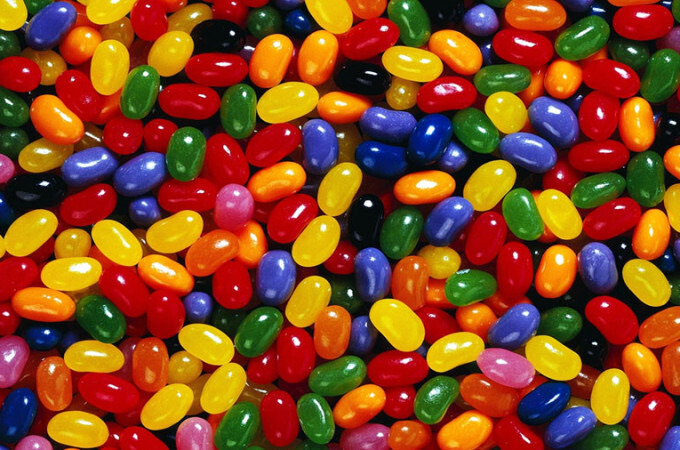
#> input picture slss-programming-2023-2024/Second Half/Picture/bean/beans.png, 680 x 450 px
$ python bean.py
#> lines starting #> are read from the running program, lines starting #| are printed output that depends on the picture
from PIL import Image
import os

def iswhite(a):
    r,g,b = a
    if r>200 and g>200 and b>200:
        return True
    else:
        return False

def islight(a):
    r,g,b=a
    if r>50 and g>50 and b>50 and r+g>=b and r+b>=g and b+g>=r:
        return True
    else:
        return False


def color(p):
    x,y,z=p
    A=150
   # (150,0,0)
    B=A/3
    c=[]
    mean= (x+y+z)/3
    if(x>y and x>z):
        x=x-mean/2
    elif (y>x and y>z):
        y=y-mean/2
    else:
        z=z-mean/2

    c.append(abs(x-A)+y+z)
    c.append(x+abs(y-A)+z)
    c.append(x+y+abs(z-A))

    c.append(abs(x-B)+abs(y-B)+z)
    c.append(abs(x-B)+y+abs(z-B))

    c.append(x+y+z)

    min=1000
    minind=-1

    for i in range(6):
        if c[i]<min:
            min=c[i]
            minind=i

    return minind


current_directory = os.path.dirname(__file__)

beans_name = "beans.png"

beans_path = os.path.join(current_directory,beans_name)

output_name="output.png"

output_path = os.path.join(current_directory, output_name)

beans=Image.open(beans_path)
#> beans is the input picture: PIL image 680x450 RGB; mean R, G, B 133.5, 70.9, 32

output=Image.open(beans_path)

width, height = beans.size
#> width = 680; height = 450

pixels = list(beans.getdata())
#> pixels = 306000 items

sum=[0,0,0,0,0,0,0,0]

count=0
for w in range(width):
    for h in range(height):
        if(iswhite(pixels[h*width+w])):
            # print(w,h)
            # print(pixels[h*width+w])
            queue=[]
            queue.append((w,h))
            c=0
            cx=-1
            cy=-1
            while len(queue)>0:
                c=c+1
                x,y=queue.pop(0)
                output.putpixel( (x,y), (0,0,0))

                if(0<=y+1<height and 0<=x<width):
                    if(islight(pixels[(y+1)*width+x])):
                        pixels[(y+1)*width+x]=(0,0,0)
                        queue.append((x,y+1))
                    elif(pixels[(y+1)*width+x]!=(0,0,0)):
                        if(cx==-1):
                            cx=x
                            cy=y+1

                if(0<=y-1<height and 0<=x<width):
                    if(islight(pixels[(y-1)*width+x])):
                        pixels[(y-1)*width+x]=(0,0,0)
                        queue.append((x,y-1))
                    elif(pixels[(y-1)*width+x]!=(0,0,0)):
                        if(cx==-1):
                            cx=x
                            cy=y-1

                if(0<=y<height and 0<=x+1<width):
                    if(islight(pixels[y*width+x+1])):
                        pixels[y*width+x+1]=(0,0,0)
                        queue.append((x+1,y))
                    elif(pixels[(y)*width+x+1]!=(0,0,0)):
                        if(cx==-1):
                            cx=x+1
                            cy=y

                if(0<=y<height and 0<=x-1<width):
                    if(islight(pixels[y*width+x-1])):
                        pixels[y*width+x-1]=(0,0,0)
                        queue.append((x-1,y))
                    elif(pixels[(y)*width+x-1]!=(0,0,0)):
                        if(cx==-1):
                            cx=x-1
                            cy=y

            if(c>=30):
                count=count+1
                k=color(pixels[cy*width+cx])
                sum[k]=sum[k]+1
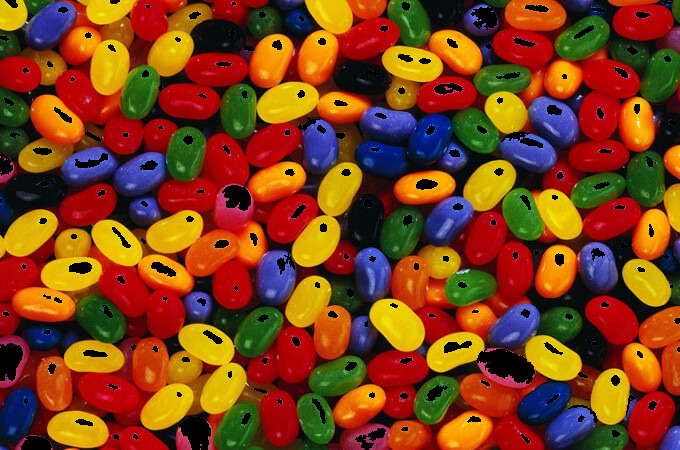
#> output: PIL image 680x450 RGB; mean R, G, B 124.5, 63.3, 24.3


output.save(output_path, "PNG")

print("The number of beans is ",count)
#| The number of beans is  134


print("The number of red beans is ",sum[0])
#| The number of red beans is  44
print("The number of green beans is ",sum[1])
#| The number of green beans is  21
print("The number of blue beans is ",sum[2])
#| The number of blue beans is  18
print("The number of yellow beans is ",sum[3])
#| The number of yellow beans is  37
print("The number of pink or purple beans is ",sum[4])
#| The number of pink or purple beans is  11
print("The number of black beans is ",sum[5])
#| The number of black beans is  3
